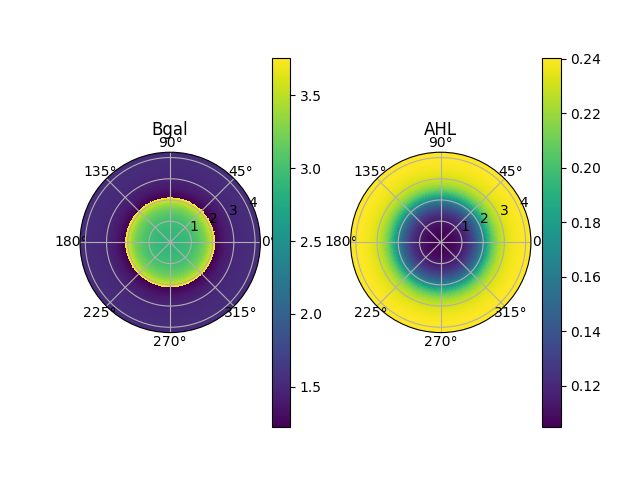
#> input picture 000027/1000_000027.png, 640 x 480 px
$ python img2mask.py 000027/1000_000027.png
#> lines starting #> are read from the running program, lines starting #| are printed output that depends on the picture
import skimage as ski
import skimage.io
import skimage.filters
import skimage.color
import skimage.util
import numpy as np
import argparse
import os.path as path

import matplotlib.pyplot as plt


parser = argparse.ArgumentParser(description='Apply desired filter to image and convert to light mask')
parser.add_argument('imgpath')
parser.add_argument('maskpath', nargs='?', default=None)
parser.add_argument('--maskname', nargs='?', default=None)
parser.add_argument('--invert', '-i', action='store_true')
parser.add_argument('--binarize', '-b', action='store_true')
parser.add_argument('--blur', '-u', nargs=1, type=float, default=0)
#Sharpening TBD
#parser.add_argument('--sharpen', nargs='?', type=float, default=0)
args = parser.parse_args()
imgpath = args.imgpath
maskpath = args.maskpath
maskname = args.maskname
binarize = args.binarize
blur = args.blur
invert = args.invert


# load image
img = ski.io.imread(imgpath)
#> img is the input picture: shape (480, 640, 4); mean R, G, B, A 222.8, 225.8, 218.2, 255

# Convert image to grayscale
img = ski.color.rgb2gray(img)
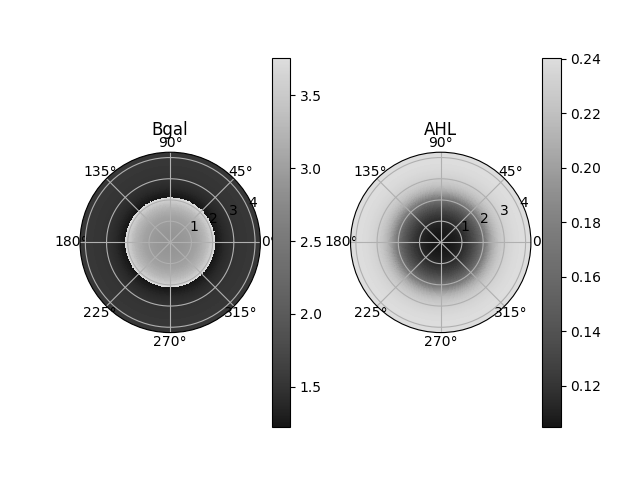
#> img: shape (480, 640) float64; min 0, max 1, mean 0.881

# Invert image
if invert:
    img = ski.util.invert(img)

# Binarize if option

if binarize:
	# fig, ax = ski.filters.try_all_threshold(img, figsize=(10,8), verbose = False)
	# plt.show()
	thresh = ski.filters.threshold_otsu(img)
	img = (img > thresh)*255

# Blur/Sharpen if necessary

if blur > 0 :
    img = ski.filters.gaussian(img, sigma=blur)

# Sharpening TBD
#if sharpen > 0:
#    img = img - 0.3*ski.filters.gaussian(img, sigma=sharpen)

# Convert image to 8-bit
img = ski.img_as_ubyte(img)

# Save image to output path
if maskname is None:
	(input_filename, ext) = path.splitext(path.basename(imgpath))
	output_filename = 'mask_' + input_filename + '.tif'
else:
	output_filename = maskname + '.tif'

if maskpath is None:
    outputdir = path.dirname(imgpath)
else:
    outputdir = maskpath

outputpath = path.join(outputdir, output_filename)
ski.io.imsave(outputpath, img)
